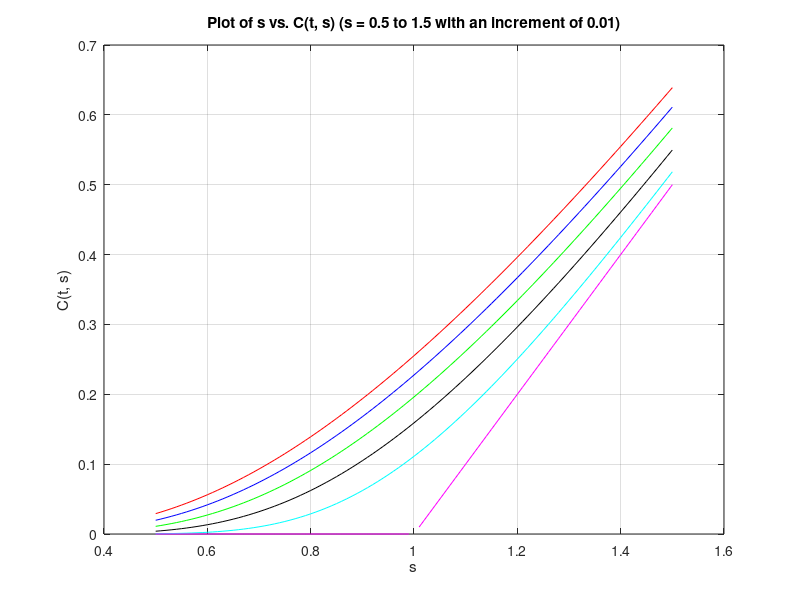

Recreate this plot in MATLAB. (Note: this script raises an error after producing the figure.)
function [] = Lab7_Q2()
    clc;
    figure_i = 1;
    figure_name = 'Lab7_Q2-Figure';
    % Parameters for classical BSM.
    T = 1; K = 1; r = 0.05; sig = 0.6;
    t = [0 0.2 0.4 0.6 0.8 1];
    plot_col = ['r', 'b', 'g', 'k', 'c', 'm'];

    % For Call.
    s_vec = 0.5:0.01:1.5;
    fig_name = ['Plot of s vs. C(t, s) (s = ', num2str(s_vec(1)), ' to ', num2str(s_vec(length(s_vec))), ' with an increment of ', num2str(s_vec(2) - s_vec(1)), ')'];
    p = figure('Position', [0, 0, 640, 480], 'Name', fig_name);
    for i = 1:length(t)
        c_s_t = BSCall(T, K, r, sig, t(i), s_vec);
        plot(s_vec, c_s_t, plot_col(i));
        grid on
        xlabel('s');
        ylabel('C(t, s)');
        title(fig_name);
        hold on;
    end
    hold off;
    legend('Location', 'NorthWest', 't = 0.0', 't = 0.2', 't = 0.4', 't = 0.6', 't = 0.8', 't = 1.0');
    saveas(p, [figure_name, num2str(figure_i)], 'png');
    figure_i = figure_i + 1;

    % For Put.
    fig_name = ['Plot of s vs. P(t, s) (s = ', num2str(s_vec(1)), ' to ', num2str(s_vec(length(s_vec))), ' with an increment of ', num2str(s_vec(2) - s_vec(1)), ')'];
    p = figure('Position', [0, 0, 640, 480], 'Name', fig_name);
    for i = 1:length(t)
        p_s_t = BSPut(T, K, r, sig, t(i), s_vec);
        plot(s_vec, p_s_t, plot_col(i));
        grid on
        xlabel('s');
        ylabel('P(t, s)');
        title(fig_name);
        hold on;
    end
    hold off;
    legend('Location', 'NorthEast', 't = 0.0', 't = 0.2', 't = 0.4', 't = 0.6', 't = 0.8', 't = 1.0');
    saveas(p, [figure_name, num2str(figure_i)], 'png');
    figure_i = figure_i + 1;

    % Surface Plot for Call.
    c_s_t_var = zeros(length(t), length(s_vec));
    fig_name = ['Surface Plot of (s, t) vs. C(t, s) (s = ', num2str(s_vec(1)), ' to ', num2str(s_vec(length(s_vec))), ' with an increment of ', num2str(s_vec(2) - s_vec(1)), ')'];
    p = figure('Position', [0, 0, 640, 480], 'Name', fig_name);
    for i = 1:length(t)
        c_s_t_var(i, :) = BSCall(T, K, r, sig, t(i), s_vec);
    end
    stem3(s_vec, t, c_s_t_var);
    xlabel('s');
    ylabel('t');
    zlabel('C(t, s)');
    title(fig_name);
    saveas(p, [figure_name, num2str(figure_i)], 'png');
    figure_i = figure_i + 1;

    % Surface Plot for Put.
    p_s_t_var = zeros(length(t), length(s_vec));
    fig_name = ['Surface Plot of (s, t) vs. P(t, s) (s = ', num2str(s_vec(1)), ' to ', num2str(s_vec(length(s_vec))), ' with an increment of ', num2str(s_vec(2) - s_vec(1)), ')'];
    p = figure('Position', [0, 0, 640, 480], 'Name', fig_name);
    for i = 1:length(t)
        p_s_t_var(i, :) = BSPut(T, K, r, sig, t(i), s_vec);
    end
    stem3(s_vec, t, p_s_t_var);
    xlabel('s');
    ylabel('t');
    zlabel('P(t, s)');
    title(fig_name);
    saveas(p, [figure_name, num2str(figure_i)], 'png');
end

function [call_fn] = BSCall(T, K, r, sig, t, s)
    d1 = log(s / K) + ((r + (sig * sig / 2)) * (T - t));
    d1 = d1 ./ (sig * sqrt(T - t));
    d2 = d1 - (sig * sqrt(T - t));
    call_fn = (normcdf(d1) .* s) - (normcdf(d2) .* K .* exp(-r * (T - t)));
end

function [put_fn] = BSPut(T, K, r, sig, t, s)
    call_val = BSCall(T, K, r, sig, t, s);
    put_fn = (K * exp(-r * (T - t))) - s + call_val;
end